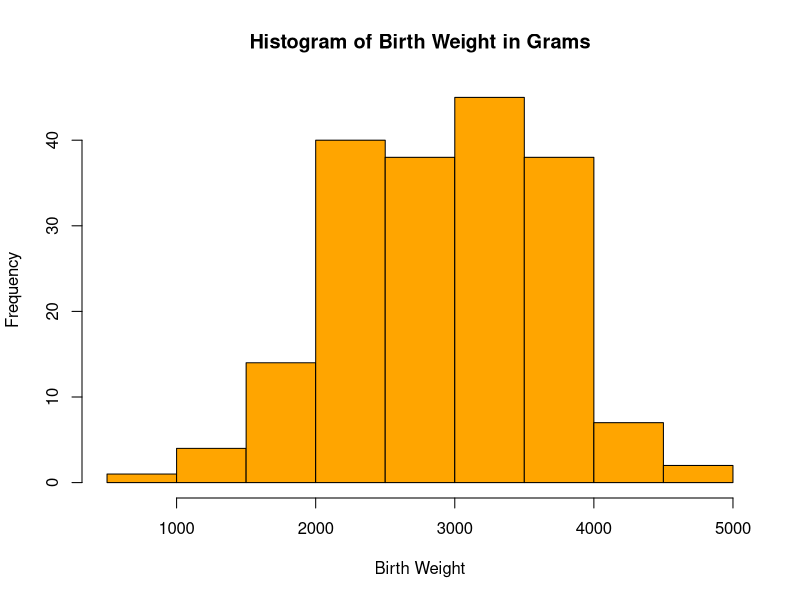
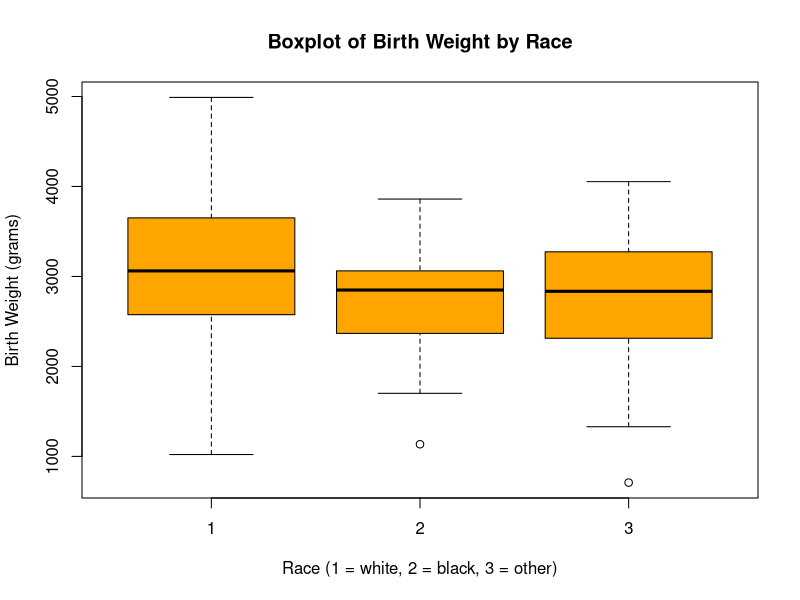
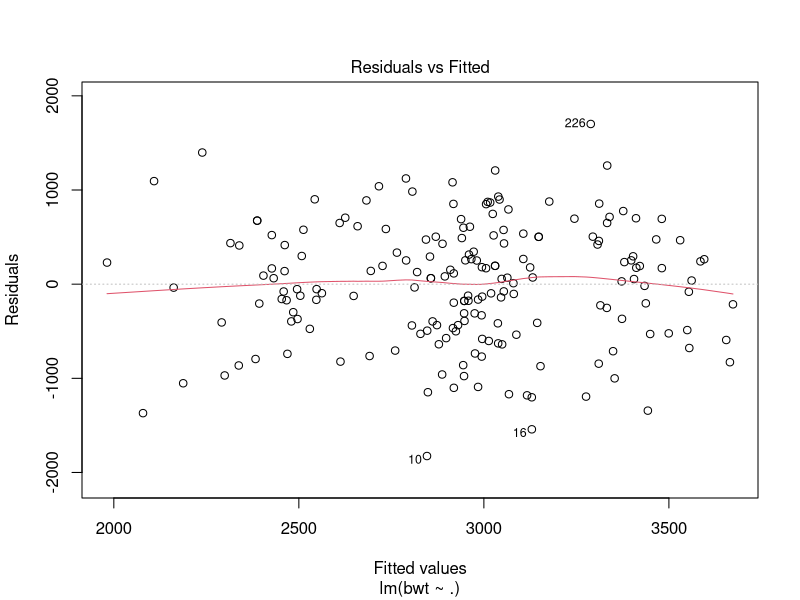
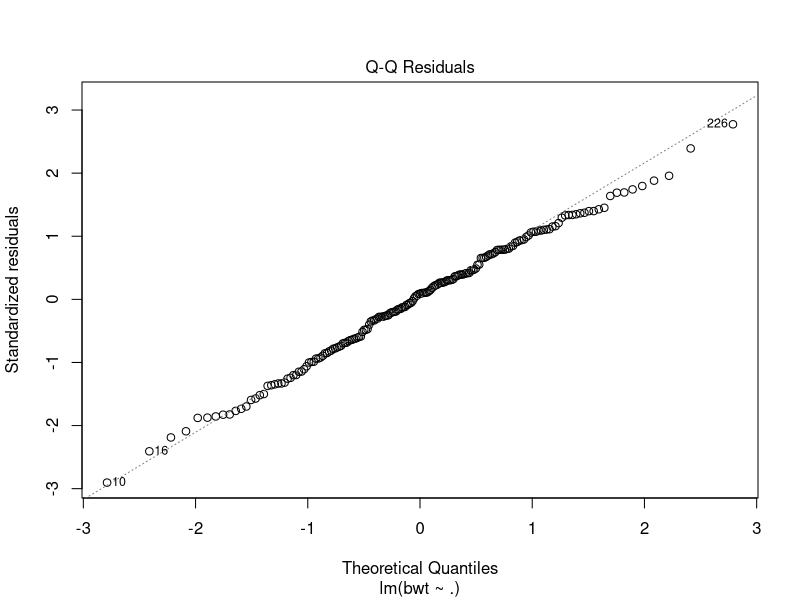
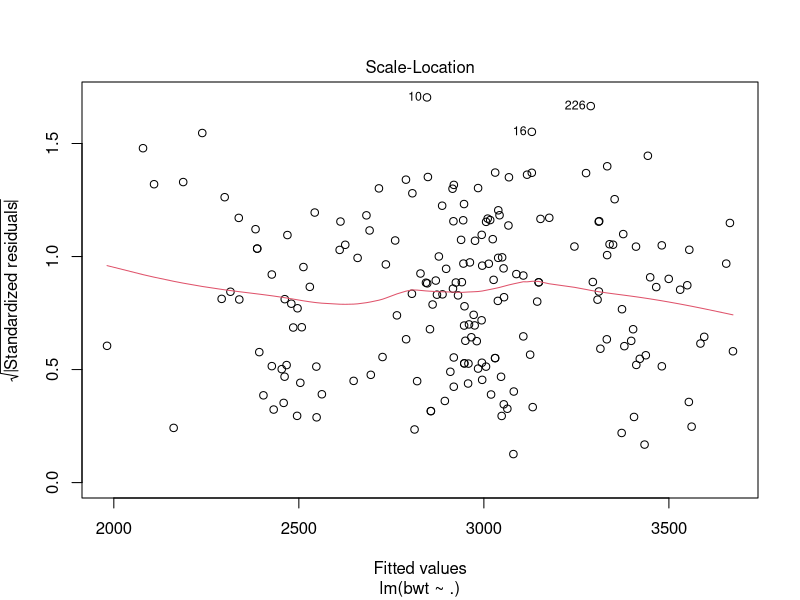
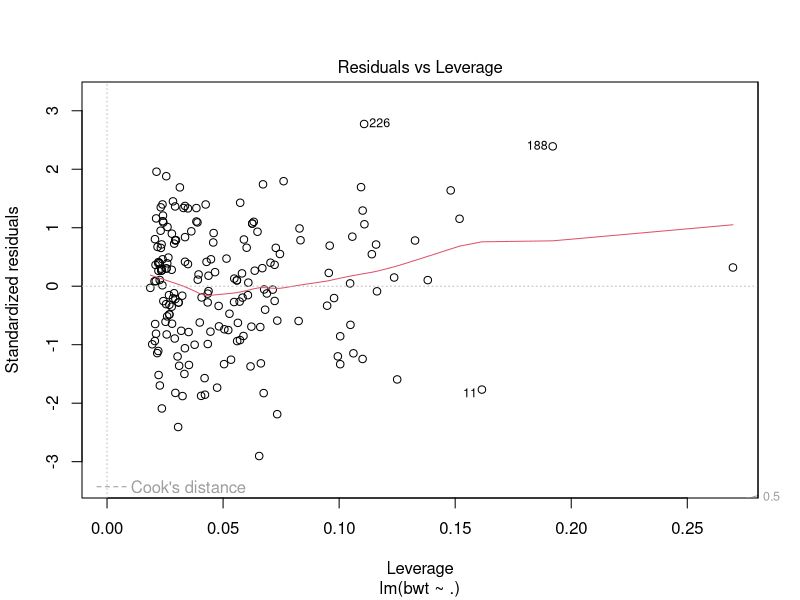
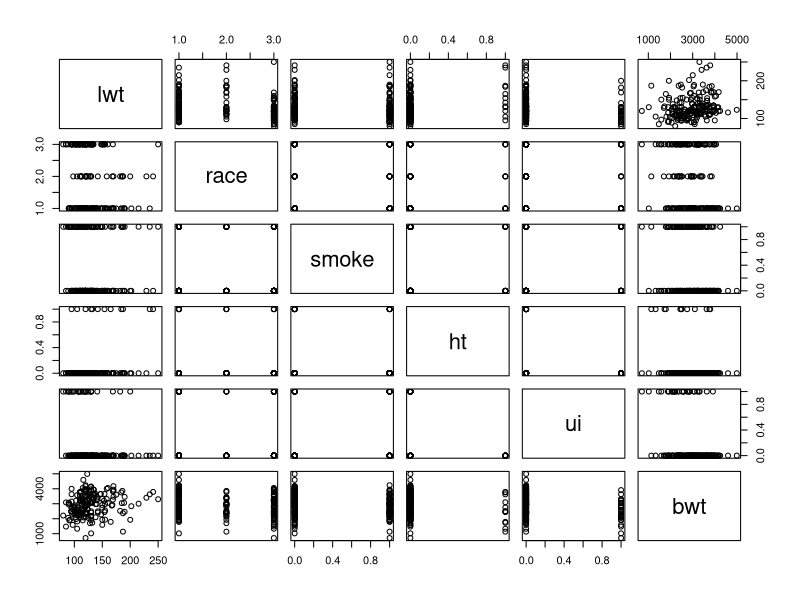
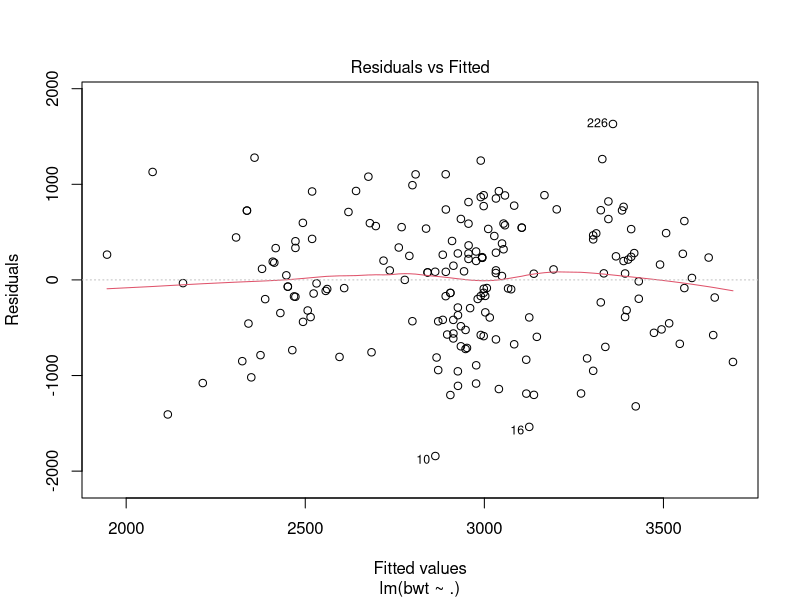

Reproduce these figures in R, in order.
## ---- chunk 1
knitr::opts_chunk$set(echo = TRUE)
## ---- chunk 2
library(MASS)
data(birthwt)
## ---- chunk 3
birthdata <- subset(data.frame(birthwt), select = -c(1))
birthdataNoFactors = birthdata
birthdata$smoke = as.factor(birthdata$smoke)
birthdata$ht = as.factor(birthdata$ht)
birthdata$ui = as.factor(birthdata$ui)
birthdata$race = as.factor(birthdata$race)
## ---- chunk 4
hist(birthdata$bwt, 
     main = 'Histogram of Birth Weight in Grams',
     xlab = 'Birth Weight',
     ylab = 'Frequency',
     col = 'orange')
## ---- chunk 5
boxplot(birthdata$bwt ~ birthdata$race,
        main = 'Boxplot of Birth Weight by Race',
        xlab = 'Race (1 = white, 2 = black, 3 = other)',
        ylab = 'Birth Weight (grams)',
        col = 'orange')
## ---- chunk 6
# First, we must find the standard deviations of each sample to 
# determine whether or not to conduct pooled hypothesis tests.

bwtWhite <- subset(birthdata$bwt, birthdata$race == 1)
bwtBlack <- subset(birthdata$bwt, birthdata$race == 2)
bwtOther <- subset(birthdata$bwt, birthdata$race == 3)

sd(bwtWhite)
sd(bwtBlack)
sd(bwtOther)
## ---- chunk 7
t.test(bwtWhite, bwtBlack, var.equal = F, conf.level = 0.99)
t.test(bwtWhite, bwtOther, var.equal = T, conf.level = 0.99)
t.test(bwtBlack, bwtOther, var.equal = F, conf.level = 0.99)
## ---- chunk 8
# We first need to alter the lengths of our data
# sets so that they can fit our data frame.

length(bwtBlack) <- length(bwtWhite)
length(bwtOther) <- length(bwtWhite)

suppressWarnings(library(tidyr))
bwtRace = data.frame(bwtWhite, bwtBlack, bwtOther)
bwtRace = gather(bwtRace, key = "Race", value = "Weight", bwtWhite, bwtBlack, bwtOther)
bwtRace$Race = as.factor(bwtRace$Race)

raceAOV = aov(bwtRace$Weight ~ bwtRace$Race)
summary(raceAOV)
## ---- chunk 9
birthFit = lm(bwt ~ ., data = birthdata)
summary(birthFit)
plot(birthFit)
## ---- chunk 10
birthdataSig <- subset(birthdataNoFactors, select = c(2,3,4,6,7,9))
cor(birthdataSig)
## ---- chunk 11
pairs(birthdataSig)
## ---- chunk 12
birthdataSig <- subset(birthdata, select = c(2,3,4,6,7,9))
birthdataSigFit = lm(bwt ~ ., data = birthdataSig)
summary(birthdataSigFit)
plot(birthdataSigFit)
